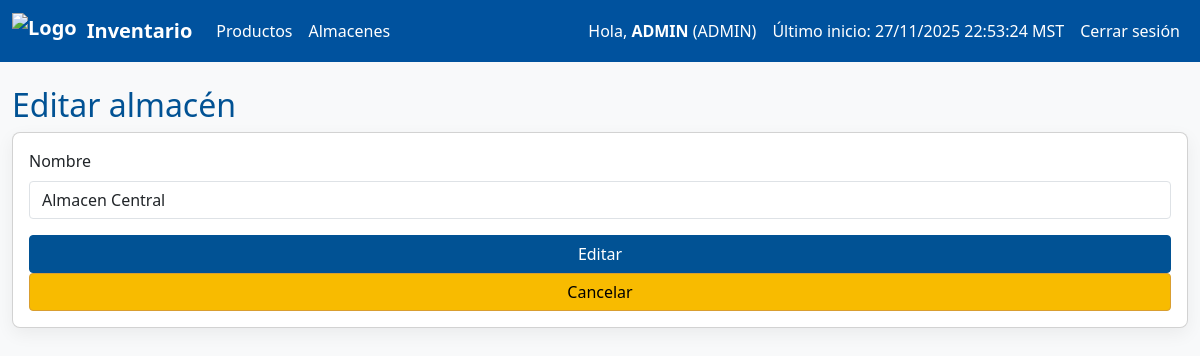
Screenshot of /almacenes/edit/1 (signed in) with the database file from the repository.
### app/models.py (models this page shows, shortened)
class User(UserMixin, db.Model):
    __tablename__ = 'usuarios'
    nombre = db.Column(db.String(64), primary_key=True)  # nombre como PK (requisito)
    password = db.Column(db.String(255), nullable=False)
    fecha_hora_ultimo_inicio = db.Column(db.DateTime, nullable=True)  # <-- usado por el requisito
    rol = db.Column(db.String(20), nullable=False)

class Almacen(db.Model):
    __tablename__ = 'almacenes'
    id = db.Column(db.Integer, primary_key=True)
    nombre = db.Column(db.String(200), nullable=False)
    fecha_hora_creacion = db.Column(db.DateTime, nullable=False, default=now_utc)
    fecha_hora_ultima_modificacion = db.Column(db.DateTime, nullable=True, onupdate=now_utc)
    ultimo_usuario_en_modificar = db.Column(db.String(64), nullable=True)
    productos = db.relationship('Producto', back_populates='almacen', cascade="all, delete-orphan")

### app/warehouses.py (the view, shortened to what this page needs)
@bp.route('/edit/<int:id>', methods=['GET', 'POST'])
@login_required
@role_required('ADMIN', 'ALMACENES')
def edit(id):
    a = Almacen.query.get_or_404(id)
    return render_template('warehouses/form.html', almacen=a, action='Editar')

### app/models.py (called while the page is built)
@login_manager.user_loader
def load_user(user_id):
    return db.session.get(User, user_id)

### app/templates/warehouses/form.html
{% extends "base.html" %}
{% block content %}
<h2>{{ action }} almacén</h2>
<form method="post" class="card p-3">
  <div class="mb-3">
    <label class="form-label">Nombre</label>
    <input class="form-control" type="text" name="nombre" value="{{ almacen.nombre if almacen else '' }}" required>
  </div>
  <button class="btn btn-primary btn-rounded">{{ action }}</button>
  <a class="btn btn-secondary btn-rounded" href="{{ url_for('warehouses.list') }}">Cancelar</a>
</form>
{% endblock %}

### app/templates/base.html (shortened to what this page needs)
<!doctype html>
<html lang="es">
<head>
  <link href="https://cdn.jsdelivr.net/npm/bootstrap@5.3.2/dist/css/bootstrap.min.css" rel="stylesheet">
  <link rel="stylesheet" href="{{ url_for('static', filename='css/style.css') }}">
</head>
<body class="bg-light">
<nav class="navbar navbar-expand-lg navbar-dark bg-unison">
  <div class="container-fluid">
    <a class="navbar-brand d-flex align-items-center" href="{{ url_for('index') }}">
      <img src="{{ url_for('static', filename='images/Escudo-Color.png') }}" alt="Logo" style="height:36px; margin-right:10px;">
      <span>Inventario</span>
    </a>
    <div class="collapse navbar-collapse" id="mainNav">
      <ul class="navbar-nav me-auto mb-2 mb-lg-0">
        <li class="nav-item"><a class="nav-link" href="{{ url_for('products.list') }}">Productos</a></li>
        <li class="nav-item"><a class="nav-link" href="{{ url_for('warehouses.list') }}">Almacenes</a></li>
      </ul>
      <ul class="navbar-nav ms-auto">
        {% if current_user.is_authenticated %}
          <li class="nav-item">
            <span class="nav-link">Hola, <strong>{{ current_user.nombre }}</strong> ({{ current_user.rol }})</span>
          </li>
          {% if current_user.fecha_hora_ultimo_inicio %}
            <li class="nav-item">
              <span class="nav-link small">Último inicio: {{ current_user.fecha_hora_ultimo_inicio | local_dt }}</span>
            </li>
          {% endif %}
          <li class="nav-item"><a class="nav-link" href="{{ url_for('auth.logout') }}">Cerrar sesión</a></li>
        {% else %}
          <li class="nav-item"><a class="nav-link" href="{{ url_for('auth.login') }}">Iniciar sesión</a></li>
        {% endif %}
      </ul>
    </div>
  </div>
</nav>
<div class="container mt-4">
  {% block content %}{% endblock %}
</div>
</body>
</html>

### app/static/css/style.css (style rules this page uses)
:root { --azul-unison:#00529e; --azul-oscuro:#015294; --dorado:#f8bb00; --dorado-oscuro:#d99e30; --radio: 4px; }
body { font-family: "Segoe UI", "Segoe UI Historic", system-ui, -apple-system, Roboto, "Helvetica Neue", Arial, sans-serif; color: #111; }
.container { max-width: 1200px; }
.bg-unison { background-color: var(--azul-unison) !important; }
.navbar .nav-link { color: #fff !important; }
.navbar .navbar-brand { color: #fff !important; font-weight:600; }
.btn-rounded { border-radius: var(--radio) !important; }
.btn { border-radius: var(--radio) !important; }
input.form-control, textarea.form-control, select.form-select { border-radius: var(--radio) !important; }
.btn-primary { background-color: var(--azul-oscuro) !important; border-color: var(--azul-oscuro) !important; color: #fff !important; }
.btn-secondary { background-color: var(--dorado) !important; border-color: var(--dorado-oscuro) !important; color: #000 !important; }
.card { border-radius: 8px; box-shadow: 0 6px 18px rgba(0,0,0,0.06); }
h1, h2, h3 { color: var(--azul-oscuro); }

### app/templates/base.html (style rules this page uses)
body { font-family: "Segoe UI", "Segoe UI Historic", system-ui, -apple-system, Roboto, "Helvetica Neue", Arial, sans-serif; }

### rows the page displays
User: nombre "ADMIN", rol "ADMIN", fecha_hora_ultimo_inicio|local_dt "27/11/2025 22:53:24 MST"
Almacen: nombre "Almacen Central"

### other values shown
{{ action }} "Editar"
